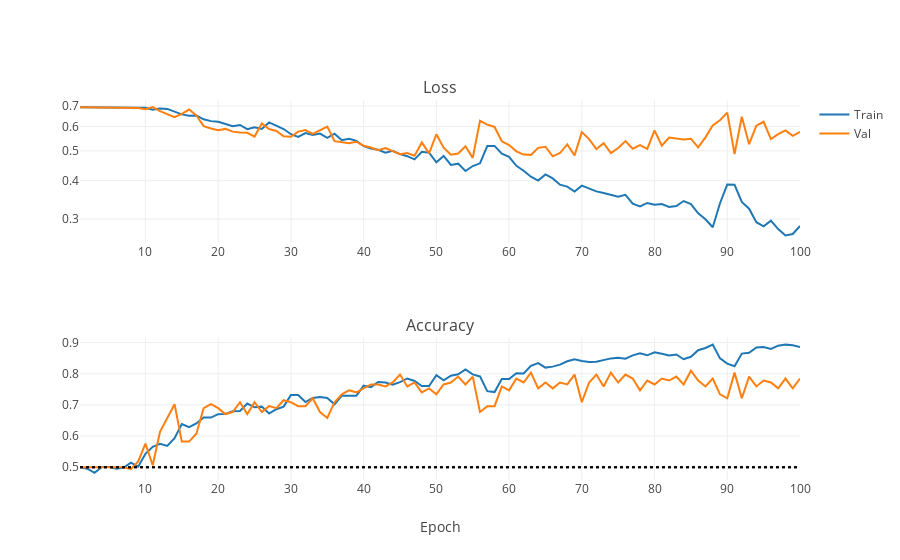

The notebook cell saved with this chart:
### Markdown cell above
Ok, now it's just memorizing again. Let's use dropout to prevent overfitting. We set dropout probability to 50%.

### Code cell
iplot(plot_training_stats(NNs_path + "/ZFNet_logs/3_dropout.log"))
